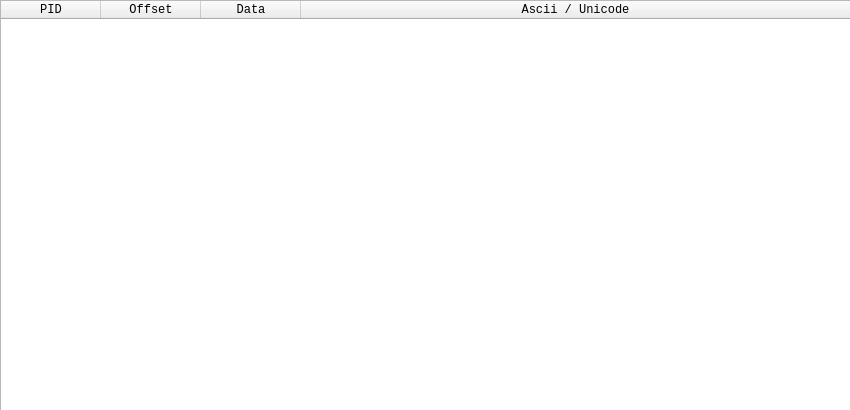
<?xml version="1.0" encoding="UTF-8"?>
<ui version="4.0">
 <class>qtDLGHexViewClass</class>
 <widget class="QWidget" name="qtDLGHexViewClass">
  <property name="geometry">
   <rect>
    <x>0</x>
    <y>0</y>
    <width>850</width>
    <height>410</height>
   </rect>
  </property>
  <property name="sizePolicy">
   <sizepolicy hsizetype="Expanding" vsizetype="Expanding">
    <horstretch>0</horstretch>
    <verstretch>0</verstretch>
   </sizepolicy>
  </property>
  <property name="windowTitle">
   <string>[ Nanomite ] - HexDump</string>
  </property>
  <property name="windowIcon">
   <iconset resource="qtDLGNanomite.qrc">
    <normaloff>:/DLGNanomite/Icons/IDI_MAIN.ico</normaloff>:/DLGNanomite/Icons/IDI_MAIN.ico</iconset>
  </property>
  <widget class="QWidget" name="verticalLayoutWidget">
   <property name="geometry">
    <rect>
     <x>0</x>
     <y>0</y>
     <width>851</width>
     <height>411</height>
    </rect>
   </property>
   <layout class="QVBoxLayout" name="verticalLayout">
    <item>
     <widget class="QTableWidget" name="tblHexView">
      <property name="font">
       <font>
        <family>Lucida Console</family>
       </font>
      </property>
      <property name="editTriggers">
       <set>QAbstractItemView::NoEditTriggers</set>
      </property>
      <property name="selectionBehavior">
       <enum>QAbstractItemView::SelectRows</enum>
      </property>
      <property name="showGrid">
       <bool>false</bool>
      </property>
      <property name="gridStyle">
       <enum>Qt::NoPen</enum>
      </property>
      <attribute name="horizontalHeaderStretchLastSection">
       <bool>true</bool>
      </attribute>
      <attribute name="verticalHeaderVisible">
       <bool>false</bool>
      </attribute>
      <attribute name="verticalHeaderDefaultSectionSize">
       <number>11</number>
      </attribute>
      <attribute name="verticalHeaderMinimumSectionSize">
       <number>11</number>
      </attribute>
      <column>
       <property name="text">
        <string>PID</string>
       </property>
      </column>
      <column>
       <property name="text">
        <string>Offset</string>
       </property>
      </column>
      <column>
       <property name="text">
        <string>Data</string>
       </property>
      </column>
      <column>
       <property name="text">
        <string>Ascii / Unicode</string>
       </property>
      </column>
     </widget>
    </item>
   </layout>
  </widget>
 </widget>
 <resources>
  <include location="qtDLGNanomite.qrc"/>
 </resources>
 <connections/>
</ui>
